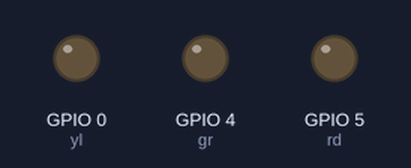
Simulated run of this program. Board: ESP8266 (NodeMCU). Shown: output pins drawn as LEDs (lit = HIGH). WiFi joins after 1.5 s; servers stay silent unless stated; the Firebase database answers and starts empty; what the program prints to the serial monitor is not drawn.

Above: at 0.1 s.
At 1.7 s:
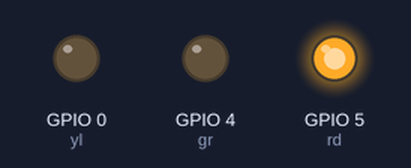
At 73.0 s:
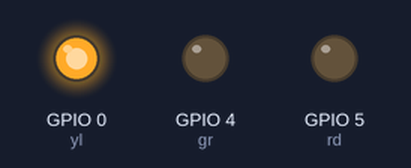
At 121.5 s:
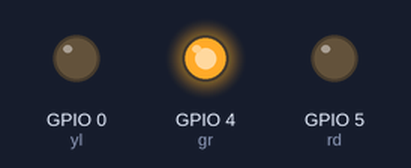
Timing chart, 0 to 123.0 s (numbered marks = the images above):
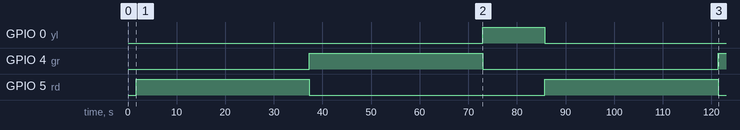

The program:

main.cpp
```cpp
#include<Arduino.h>
#include <ESP8266WiFi.h>
#include <FirebaseArduino.h>
#include<ESP8266HTTPClient.h>

// Set these to run example.
#define FIREBASE_HOST "vvvvv-dc879.firebaseio.com"
#define FIREBASE_AUTH "nxmBtoTekhlNsEViv9IIgbl73AVcZaHwVZQj8U82"
#define WIFI_SSID "Joy"
#define WIFI_PASSWORD "012345678"
int rd = 5;
int gr = 4;
int yl = 0;
int a = 0;
int b= 0;
int c= 0;
int d;
void setup() {
  Serial.begin(9600);
  WiFi.begin(WIFI_SSID, WIFI_PASSWORD);
  Serial.print("connecting");
  while (WiFi.status() != WL_CONNECTED) {
    Serial.print(".");
    delay(500);
  }
  Serial.println();
  Serial.print("connected: ");
  Serial.println(WiFi.localIP());

  Firebase.begin(FIREBASE_HOST, FIREBASE_AUTH);
  pinMode(rd, OUTPUT);
  pinMode(gr, OUTPUT);
  pinMode(yl, OUTPUT);
  Serial.print("Traffic Light");
}
void red() {
  digitalWrite(rd, HIGH);
  digitalWrite(yl, LOW);
  digitalWrite(gr, LOW);
}
void green() {
  digitalWrite(rd, LOW);
  digitalWrite(gr, HIGH);
  digitalWrite(yl, LOW);
}
void yello() {
  digitalWrite(rd, LOW);
  digitalWrite(gr, LOW);
  digitalWrite(yl, HIGH);
}

void loop() {
  if(Firebase.getInt("d")==1 ){
  Serial.print("\n Den do \n");
  red();
  for ( int a=Firebase.getInt("a"); a >=0; a--) {
    Serial.println(a);
    Firebase.setFloat("Đèn đỏ", a); // gui thay the khong tao chuoi random
    delay(1000);
  }
  Serial.print("\n Den xanh \n");
  green();
  for (int b= Firebase.getInt("b") ; b >=0; b--) {
    Serial.println(b);
    Firebase.setFloat("Đèn xanh", b); // gui thay the khong tao chuoi random
    delay(1000);
  }

  Serial.print("\n Den vang\n ");
  yello();
  for (int c =Firebase.getInt("c") ; c >=0; c--) {
    Serial.println(c);
    Firebase.setFloat("Đèn vàng", c); // gui thay the khong tao chuoi random
    delay(1000);
  }
}
else
{
  Serial.print("\n Den do \n");
  red();
  for ( int a= 30; a >=0; a--) {
    Serial.println(a);
    Firebase.setFloat("Đèn đỏ", a); // gui thay the khong tao chuoi random
    delay(1000);
  }
  Serial.print("\n Den xanh \n");
  green();
  for (int b= 30; b >=0; b--) {
    Serial.println(b);
    Firebase.setFloat("Đèn xanh", b); // gui thay the khong tao chuoi random
    delay(1000);
  }

  Serial.print("\n Den vang\n ");
  yello();
  for (int c =10 ; c >=0; c--) {
    Serial.println(c);
    Firebase.setFloat("Đèn vàng", c); // gui thay the khong tao chuoi random
    delay(1000);
  }
}

}
```

Measured:
- by itself, GPIO 0 (yl): LOW → HIGH at 73.0 s, → LOW 12.8 s later
- by itself, GPIO 4 (gr): LOW → HIGH at 37.3 s, → LOW 35.7 s later, → HIGH 48.5 s later
- by itself, GPIO 5 (rd): alternates HIGH for 35.7 s and LOW for 48.5 s
